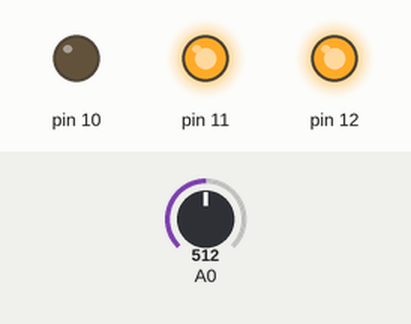
Bench run of a sketch on a simulated Arduino Uno, built with avr-gcc and run on an emulated ATmega328P. Parts: output pins drawn as LEDs (lit = HIGH). The inputs (shaded band) are chosen by the test bench; at power-on: A0 = 512.

Above: at 1.2 s.
1.3 s: A0 set to 990
2.8 s: A0 set to 1017
At 3.2 s:
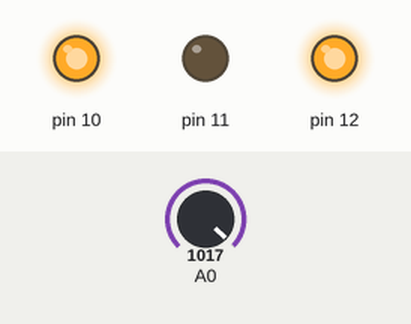
5.8 s: A0 set to 900
At 7.0 s:
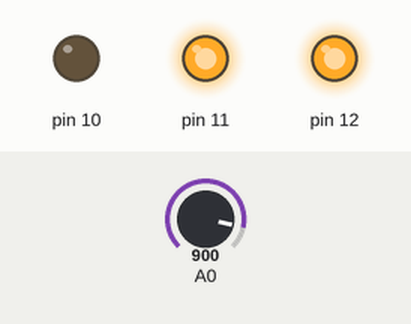
7.3 s: A0 set to 1010
At 7.7 s:
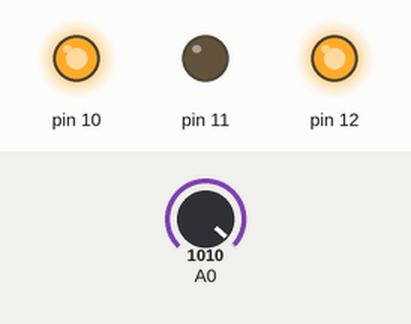
Timing chart, 0 to 10.3 s (numbered marks = the images above; inputs shaded):
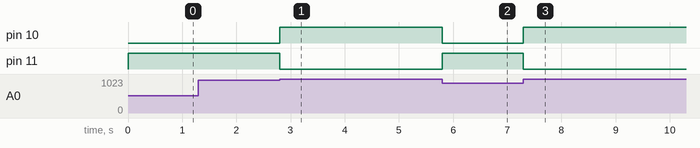

The sketch:

Piezo_Analog_with_LEDs.ino
```cpp
void setup() {
  // put your setup code here, to run once:
  // set pin 13 to input into arduino and 12 to output
  pinMode(A0, INPUT);
  pinMode(12, OUTPUT);
  pinMode(11, OUTPUT);
  pinMode(10, OUTPUT);
  digitalWrite(12, HIGH);
}

void loop() {
  // put your main code here, to run repeatedly:
  // read pin 13
  int input = analogRead(A0);
  hit(input);
  // if pin 13 is high then output high for x seconds

}

void hit(int input){
  	if (input >= 1000){
      digitalWrite(10, HIGH);
      digitalWrite(11, LOW);
     delay(500);
     digitalWrite(10, LOW);
     digitalWrite(11, HIGH);
    // else output low
   }else{
     digitalWrite(10, LOW);
     digitalWrite(11, HIGH);
  }
}
```

Measured:
- the behaviour switches between 999 and 1000 on A0 (found by bisection; images 0 and 1)
- after the input at 1.3 s, every drawn part: stays the same
- after the input at 2.8 s, pin 10: LOW → HIGH at once; pin 11: HIGH → LOW at once
- after the input at 5.8 s, pin 10: HIGH → LOW at once; pin 11: LOW → HIGH at once
- after the input at 7.3 s, pin 10: LOW → HIGH at once; pin 11: HIGH → LOW at once
